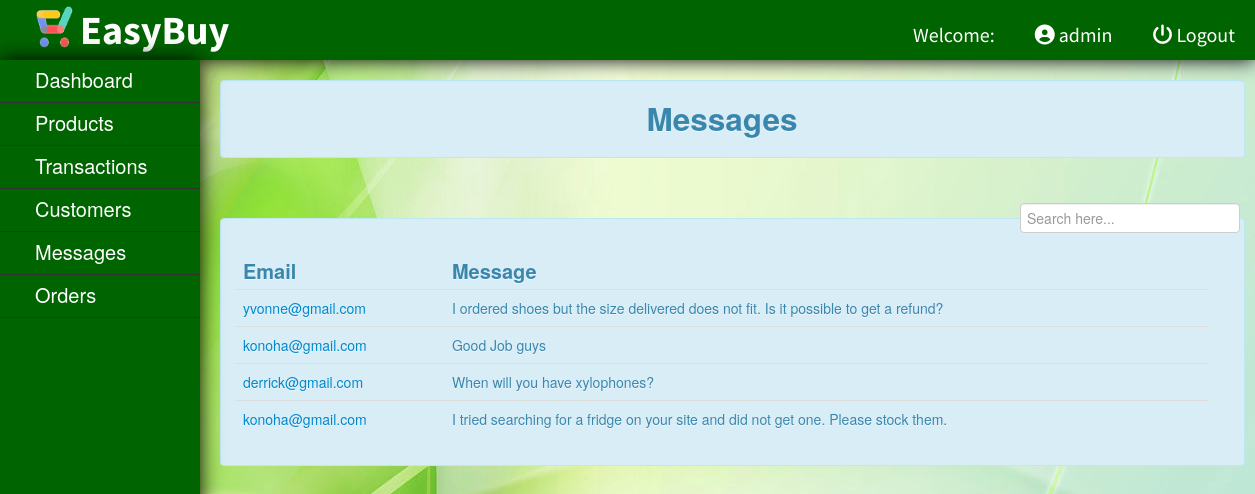
/admin/message.php (signed in), run on the app's committed database.
### tables this page shows
CREATE TABLE `feedback` (
  `feedback_id` int(11) NOT NULL,
  `email` varchar(35) NOT NULL,
  `message` text NOT NULL
);

### admin/message.php (the view, shortened to what this page needs)
<?php
	include("../db/dbconn.php");
?>
<!DOCTYPE html>
<html>
<?php require_once('../template/header_admin.php'); ?>
	<br>
	<?php require_once('../template/admin_nav.php'); ?>
	<div id="rightcontent" style="position:absolute; top:10%;">
			<div class="alert alert-info"><center><h2>Messages</h2></center></div>
			<br />
				<label  style="padding:5px; float:right;"><input type="text" name="filter" placeholder="Search here..." id="filter"></label>
			<br />
		<div class="alert alert-info">
			<table class="table table-hover" style="background-color:;">
				<thead>
				<tr style="font-size:20px;">
					<th>Email</th>
					<th>Message</th>
				</tr>
				</thead>
				<?php
					$query = $conn->query("SELECT * FROM `feedback` ORDER BY feedback_id DESC") or die(mysqli_error());
					while($fetch = $query->fetch_array())
						{
				?>
				<tr>
					<td><?= "<a href='mailto:".$fetch['email']."'>". $fetch['email']."</a>"?></td>
					<td><?= $fetch['message']?></td>
				</tr>
				<?php
					}
				?>
			</table>
		</div>
	</div>
</body>
</html>

### template/header_admin.php
<?php require_once('../template/admin_head.php'); ?>
<body>
	<div id="header" style="position:fixed;">
		<img src="../img/logo.png">
		<label>EasyBuy</label>
		<?php
				$id = (int) $_SESSION['id'];
					$query = $conn->query ("SELECT * FROM admin WHERE adminid = '$id' ") or die (mysqli_error());
					$fetch = $query->fetch_array ();
			?>
			<ul>
				<li><a href="../function/admin_logout.php"><i class='fas fa-power-off'></i> Logout</a></li>
				<li><a><i class='fas fa-user-circle'></i> <?php echo $fetch['username']; ?></a></li>
				<li>Welcome:</li>
			</ul>
	</div>

### css/style.css (style rules this page uses)
body { background-image: url("../img/background.jpg"); background-attachment: fixed; }
#header { height:60px; width:100%; background-color:#006400; color:#fff; text-indent:10px; box-shadow:0px 0px 20px 0px black; }
#header img { position:absolute; height:45px; width:45px; margin-left:20px; margin-top:2.5px; }
#header label { position:relative; top:20px; color:#fff; text-indent:80px; font-size:40px; clear:both; font-family: "Source Sans Pro", sans-serif; font-weight: bold; }
#header ul { list-style-type:none; position:relative; font-family: "Source Sans Pro", sans-serif; }
#header ul li { display:inline; position:relative; font-size: 20px; float:right; margin-right:20px; }
#header ul li a { text-decoration:none; color:#fff; display: block; transition: all 0.3s ease-out; }
#rightcontent { position:relative; width:1025px; top:50px; left:220px; z-index:-99999; }

### data on the page
feedback: email "yvonne@gmail.com", message "I ordered shoes but the size delivered does not fit. Is it possible to get a refund?"
feedback: email "konoha@gmail.com", message "Good Job guys"
feedback: email "derrick@gmail.com", message "When will you have xylophones?"
feedback: email "konoha@gmail.com", message "I tried searching for a fridge on your site and did not get one. Please stock them."

### other printed values
$fetch['username'] "admin"
